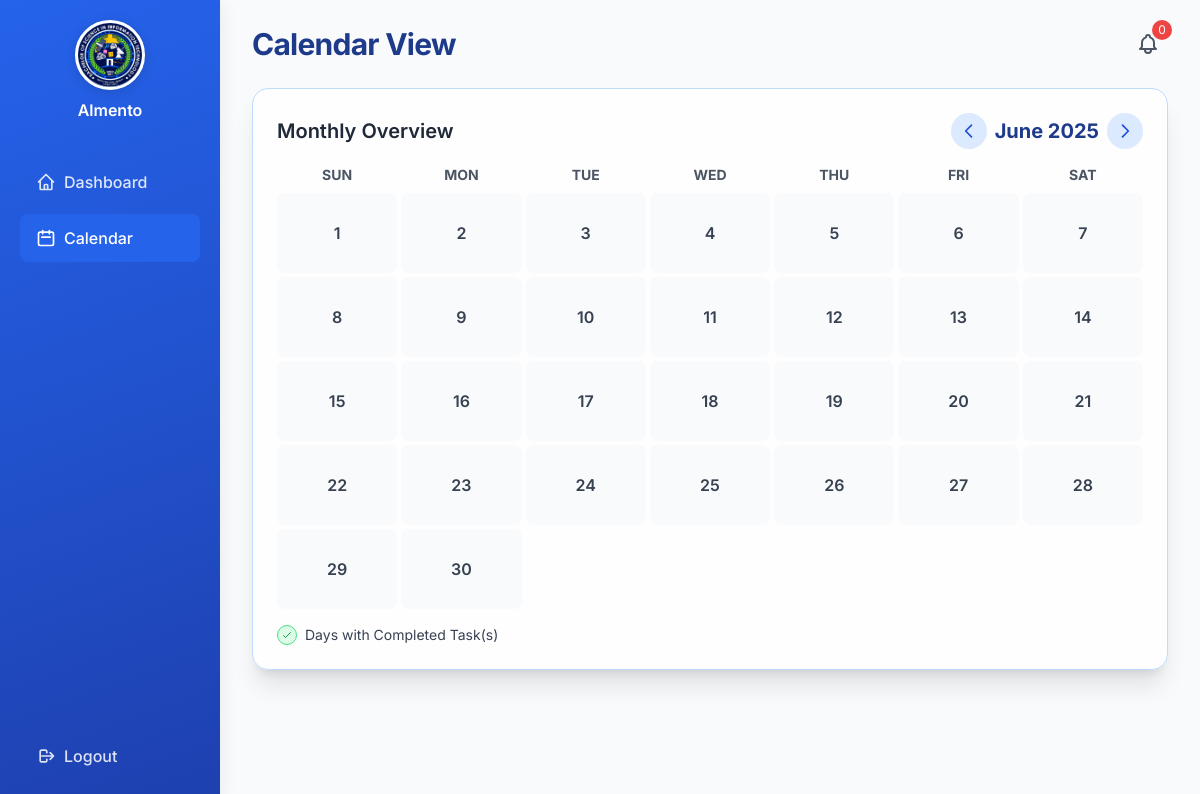
/calendar.php (signed in), run on the app's committed database.
### tables this page shows
CREATE TABLE `users` (
  `id` int(11) NOT NULL,
  `full_name` varchar(100) NOT NULL,
  `email` varchar(100) NOT NULL,
  `password` varchar(255) NOT NULL,
  `created_at` timestamp NOT NULL DEFAULT current_timestamp(),
  `profile_image` varchar(255) DEFAULT NULL
);

### calendar.php (the view, shortened to what this page needs)
<?php
require_once 'config/database.php';
$stmtUser = $pdo->prepare("SELECT full_name, profile_image FROM users WHERE id = ?");
$stmtUser->execute([$_SESSION['user_id']]);
$user = $stmtUser->fetch();
$profileImg = $user && $user['profile_image'] ? 'uploads/' . $user['profile_image'] : 'https://ui-avatars.com/api/?name=' . urlencode($user['full_name'] ?? 'User') . '&background=1e40af&color=fff&size=128';
$date = isset($_GET['date']) ? $_GET['date'] : date('Y-m-d');
$monthStart = date('Y-m-01', strtotime($date));
$completedTasksByDay = [];
$daysInMonth = date('t', strtotime($monthStart));
$cells = [];
for ($d = 1; $d <= $daysInMonth; $d++) {
    $dayDate = date('Y-m-d', strtotime($monthStart . "+" . ($d-1) . " days"));
    $cells[] = [
        'day' => $d,
        'date' => $dayDate,
        'completed' => isset($completedTasksByDay[$dayDate]),
        'tasks' => $completedTasksByDay[$dayDate] ?? []
    ];
}
while (count($cells) % 7 !== 0) $cells[] = '';
?>
<!DOCTYPE html>
<html lang="en">
<head>
    <script src="https://cdn.tailwindcss.com"></script>
</head>
<body>
    <div>
        <aside class="sidebar p-5 text-white">
            <div class="flex flex-col items-center mb-8">
                <img src="<?php echo $profileImg; ?>" alt="Profile" class="profile-img mb-2 shadow-lg">
                <div class="font-semibold text-base text-center mb-1"><?php echo htmlspecialchars($user['full_name'] ?? 'User'); ?></div>
            </div>
            <nav class="flex-1 space-y-2 w-full">
                <a href="dashboard.php" class="nav-link flex items-center px-4 py-3 rounded-lg font-medium">
                    <svg class="w-5 h-5 mr-2" fill="none" stroke="currentColor" viewBox="0 0 24 24"><path stroke-linecap="round" stroke-linejoin="round" stroke-width="2" d="M3 12l2-2m0 0l7-7 7 7M5 10v10a1 1 0 001 1h3m10-11l2 2m-2-2v10a1 1 0 01-1 1h-3m-6 0a1 1 0 001-1v-4a1 1 0 011-1h2a1 1 0 011 1v4a1 1 0 001 1m-6 0h6"></path></svg>
                    Dashboard
                </a>
                <a href="calendar.php" class="nav-link active flex items-center px-4 py-3 rounded-lg font-medium">
                    <svg class="w-5 h-5 mr-2" fill="none" stroke="currentColor" viewBox="0 0 24 24"><path stroke-linecap="round" stroke-linejoin="round" stroke-width="2" d="M8 7V3m8 4V3m-9 8h10M5 21h14a2 2 0 002-2V7a2 2 0 00-2-2H5a2 2 0 00-2 2v12a2 2 0 002 2z"></path></svg>
                    Calendar
                </a>
            </nav>
            <a href="logout.php" class="logout nav-link flex items-center px-4 py-3 rounded-lg font-medium mt-10">
                <svg class="w-5 h-5 mr-2" fill="none" stroke="currentColor" viewBox="0 0 24 24"><path stroke-linecap="round" stroke-linejoin="round" stroke-width="2" d="M17 16l4-4m0 0l-4-4m4 4H7m6 4v1a2 2 0 01-2 2H7a2 2 0 01-2-2V7a2 2 0 012-2h4a2 2 0 012 2v1"></path></svg>
                Logout
            </a>
        </aside>
        <main class="main-content min-h-screen bg-[#f8fafc] scrollbar">
            <div class="max-w-7xl mx-auto px-4 sm:px-6 lg:px-8 py-6">
                <div class="flex flex-col sm:flex-row justify-between items-start sm:items-center gap-4 mb-6">
                    <h1 class="text-2xl sm:text-3xl font-bold text-blue-900 tracking-tight">Calendar View</h1>
                    <div class="relative w-full sm:w-auto">
                        <button id="notifBtn" class="p-2 text-gray-600 hover:text-blue-600 focus:outline-none">
                            <span id="notifBadge" class="absolute -top-1 -right-1 bg-red-500 text-white text-xs rounded-full h-5 w-5 flex items-center justify-center">0</span>
                        </button>
                    </div>
                </div>
                <div class="bg-white/90 border border-blue-200 rounded-2xl shadow-xl p-4 sm:p-6 mb-6">
                    <div class="flex flex-col sm:flex-row sm:items-center sm:justify-between mb-4 gap-3">
                        <h3 class="text-lg sm:text-xl font-semibold text-gray-800">Monthly Overview</h3>
                        <div class="flex items-center gap-2">
                            <button onclick="changeMonth(-1)" class="p-2 rounded-full bg-blue-100 text-blue-700 hover:bg-blue-200 transition-colors duration-150 focus:outline-none focus:ring-2 focus:ring-blue-300">
                                <svg class="w-5 h-5" fill="none" stroke="currentColor" viewBox="0 0 24 24">
                                    <path stroke-linecap="round" stroke-linejoin="round" stroke-width="2" d="M15 19l-7-7 7-7" />
                                </svg>
                            </button>
                            <span class="text-lg sm:text-xl font-bold text-blue-900"><?php echo date('F Y', strtotime($date)); ?></span>
                            <button onclick="changeMonth(1)" class="p-2 rounded-full bg-blue-100 text-blue-700 hover:bg-blue-200 transition-colors duration-150 focus:outline-none focus:ring-2 focus:ring-blue-300">
                                <svg class="w-5 h-5" fill="none" stroke="currentColor" viewBox="0 0 24 24">
                                    <path stroke-linecap="round" stroke-linejoin="round" stroke-width="2" d="M9 5l7 7-7 7" />
                                </svg>
                            </button>
                        </div>
                    </div>
                    <div class="overflow-x-auto">
                        <div class="min-w-[420px]">
                            <div class="grid grid-cols-7 gap-1 text-center text-xs sm:text-sm font-bold text-gray-600 mb-2">
                                <div>SUN</div><div>MON</div><div>TUE</div><div>WED</div><div>THU</div><div>FRI</div><div>SAT</div>
                            </div>
                            <div class="grid grid-cols-7 gap-1">
                                <?php foreach ($cells as $cell): ?>
                                    <?php if (is_array($cell)): ?>
                                        <div class="relative min-h-[60px] sm:min-h-[80px] flex flex-col items-center justify-center p-1 cursor-default group <?php echo $cell['completed'] ? 'bg-green-50 border border-green-400 text-green-800' : 'bg-gray-50 text-gray-700'; ?> rounded-lg transition-all duration-150 hover:shadow-lg">
                                            <span class="text-sm sm:text-base font-semibold"><?php echo $cell['day']; ?></span>
                                        </div>
                                    <?php else: ?>
                                        <div class="min-h-[60px] sm:min-h-[80px]"></div>
                                    <?php endif; ?>
                                <?php endforeach; ?>
                            </div>
                        </div>
                    </div>
                    <div class="mt-4 flex items-center gap-2 text-xs sm:text-sm">
                        <span class="inline-block w-5 h-5 bg-green-100 border border-green-400 rounded-full flex items-center justify-center text-green-600">
                            <svg class="w-3 h-3" fill="none" stroke="currentColor" viewBox="0 0 24 24">
                                <path stroke-linecap="round" stroke-linejoin="round" stroke-width="2" d="M5 13l4 4L19 7" />
                            </svg>
                        </span>
                        <span class="text-gray-700">Days with Completed Task(s)</span>
                    </div>
                </div>
            </div>
        </main>
    </div>
</body>
</html>

### calendar.php (style rules this page uses)
body { font-family: 'Inter', sans-serif; background: #f4f8fb; }
.sidebar { width: 220px; background: linear-gradient(160deg, #2563eb 0%, #1e40af 100%); min-height: 100vh; display: flex; flex-direction: column; box-shadow: 2px 0 16px #0001; position: fixed; top: 0; left: 0; z-index: 40; transition: transform 0.3s ease-in-out; }
.sidebar .nav-link { color: #fff; opacity: 0.85; transition: 0.2s; }
.sidebar .nav-link.active, .sidebar .nav-link:hover { background: #2563eb; opacity: 1; }
.sidebar .profile-img { width: 70px; height: 70px; border-radius: 50%; object-fit: cover; border: 3px solid #fff; box-shadow: 0 2px 12px #0002; transition: 0.2s; }
.sidebar .logout { margin-top: auto; }
.main-content { padding-left: 220px; min-height: 100vh; background: #f8fafc; }

### data on the page
users: profile_image (picture), full_name "Almento"

### other printed values
date('F Y', strtotime($date)) "June 2025"
$cell['day'] "1"
$cell['day'] "2"
$cell['day'] "3"
$cell['day'] "4"
$cell['day'] "5"
$cell['day'] "6"
$cell['day'] "7"
$cell['day'] "8"
$cell['day'] "9"
$cell['day'] "10"
$cell['day'] "11"
$cell['day'] "12"
$cell['day'] "13"
$cell['day'] "14"
